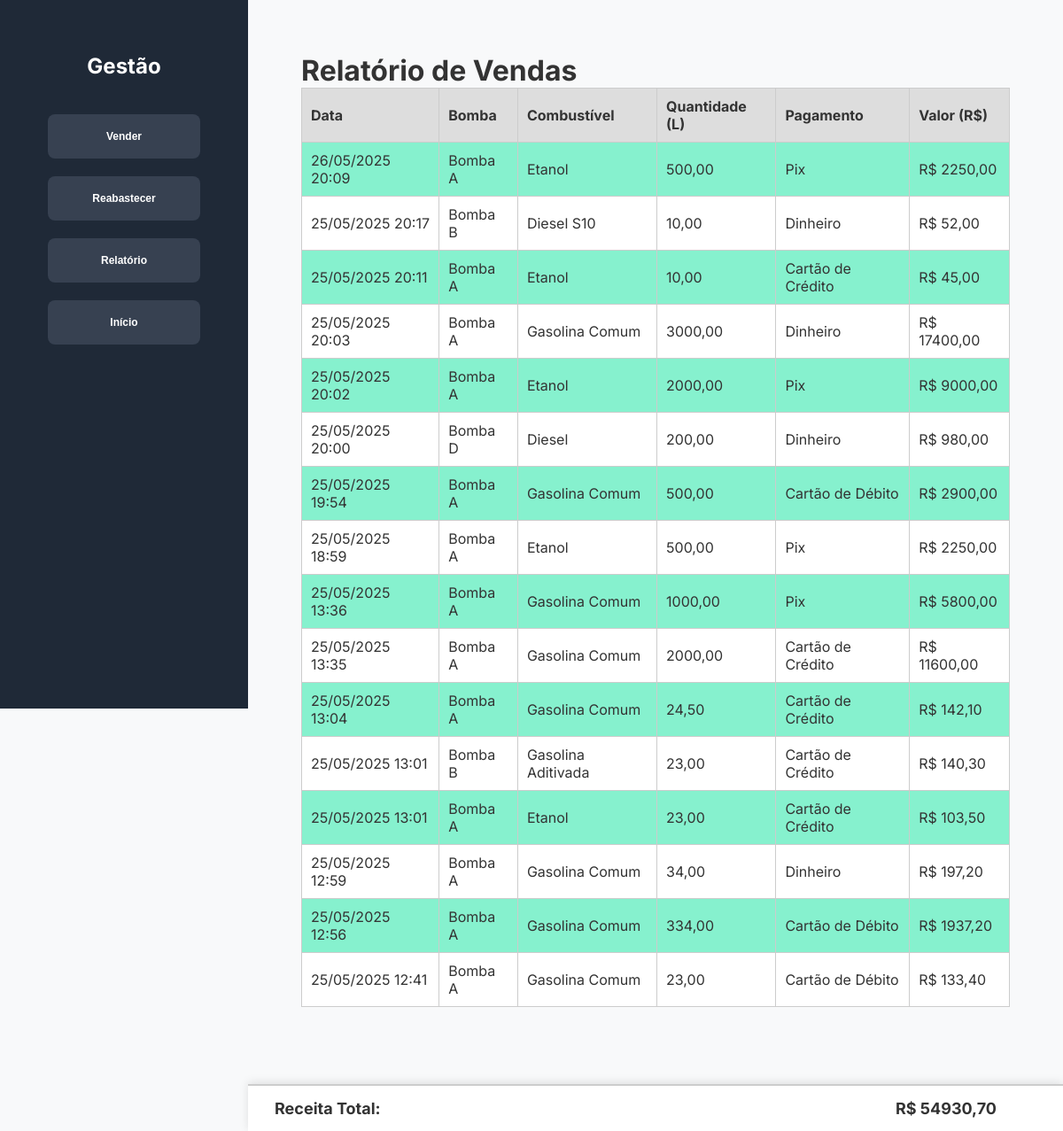
Page /relatorio on the earlier database version.
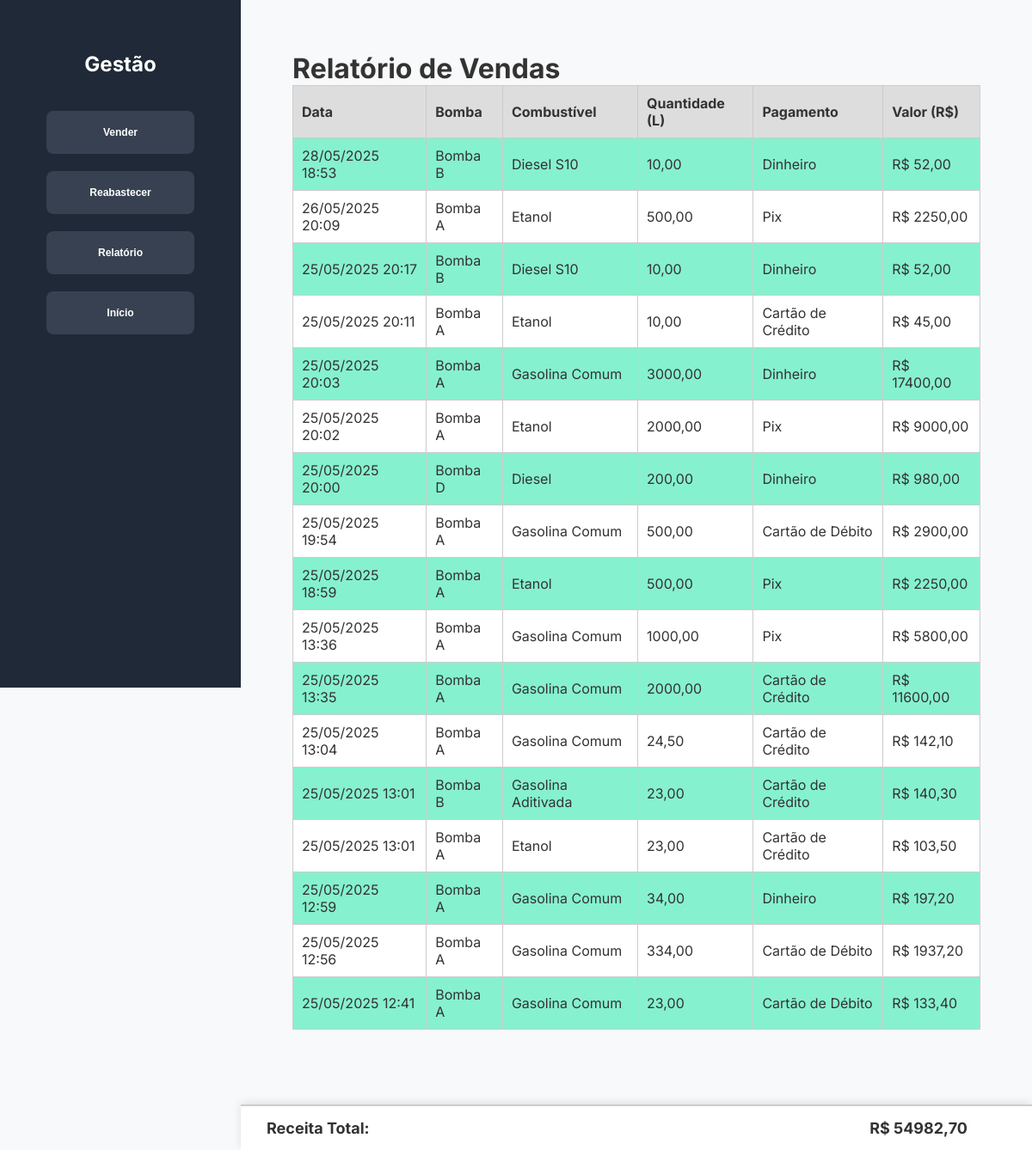
Same page on the later database version.
### gestaoPostoCombustivel/models.py (models this page shows, shortened)
class Venda(models.Model):
    bomba = models.ForeignKey(Bomba, on_delete=models.PROTECT)
    combustivel = models.ForeignKey(PrecoCombustivel, on_delete=models.PROTECT) # O tipo de combustível vendido
    quantidade = models.DecimalField(max_digits=10, decimal_places=2)
    pagamento = models.CharField(max_length=10, choices=PAGAMENTO_CHOICES)
    valor = models.DecimalField(max_digits=10, decimal_places=2) # Será calculado na view
    data = models.DateTimeField(auto_now_add=True)

class Bomba(models.Model):
    id_bomba = models.CharField(
        max_length=1,
        choices=BOMBA_IDENTIFICADORES,
        unique=True,
        primary_key=True
    )
    combustiveis_disponiveis = models.ManyToManyField(
        PrecoCombustivel,
        related_name='bombas_que_dispensam'
    )
    def __str__(self):
        return self.get_id_bomba_display()

class PrecoCombustivel(models.Model):
    id_combustivel = models.CharField(
        max_length=20,
        choices=TIPO_COMBUSTIVEL_CHOICES,
        unique=True,
        primary_key=True
    )
    preco_por_litro = models.DecimalField(max_digits=6, decimal_places=2)
    data_atualizacao = models.DateTimeField(auto_now=True)
    class Meta:
        verbose_name = "Combustível (Preço)"
        verbose_name_plural = "Combustíveis (Preços)"

### gestaoPostoCombustivel/views.py (the view)
# urls.py: path('relatorio', views.relatorio, name='relatorio'), # rota para a view relatorio
def relatorio(request):
    vendas = Venda.objects.select_related('bomba', 'combustivel').all().order_by('-data')
    receita_total = sum(venda.valor for venda in vendas) # sum() funciona com Decimal
    status_tanques = Tanque.objects.select_related('combustivel').all().order_by('combustivel__id_combustivel')
    context = {
        'vendas': vendas,
        'receita_total': receita_total,
        'status_tanques': status_tanques,
    }
    return render(request, 'relatorio.html', context)

### gestaoPostoCombustivel/templates/relatorio.html (shortened to what this page needs)
{% load static %}
<!DOCTYPE html>
<html lang="pt-br">
<head>
  <link rel="stylesheet" href="{% static 'assets/css/style.css' %}">
  <link rel="stylesheet" href="{% static 'assets/css/relatorio.css' %}">
</head>
<body>
  <div class="container">
    <aside class="sidebar">
      <h2 class="logo">Gestão</h2>
      <nav class="menu">
        <a href="{% url 'venda' %}">
          <button>Vender</button>
        </a>
        <a href="{% url 'reabastecer' %}">
          <button>Reabastecer</button>
        </a>
        <a href="{% url 'relatorio' %}">
          <button>Relatório</button>
        </a>
        <a href="{% url 'index' %}">
          <button>Início</button>
        </a>
      </nav>
    </aside>
    <div class="main-content">
      <h1>Relatório de Vendas</h1>
      {% if vendas %}
        <table class="tabela-vendas">
          <thead>
            <tr>
              <th>Data</th>
              <th>Bomba</th>
              <th>Combustível</th>
              <th>Quantidade (L)</th>
              <th>Pagamento</th>
              <th>Valor (R$)</th>
            </tr>
          </thead>
          <tbody>
            {% for venda in vendas %}
              <tr>
                <td>{{ venda.data|date:"d/m/Y H:i" }}</td>
                <td>{{ venda.bomba }}</td>
                <td>{{ venda.combustivel.get_id_combustivel_display }}</td>
                <td>{{ venda.quantidade }}</td>
                <td>{{ venda.get_pagamento_display }}</td>
                <td>R$ {{ venda.valor }}</td>
              </tr>
            {% endfor %}
          </tbody>
        </table>
        <div class="receita-total">
          <span>Receita Total:</span>
          <strong>R$ {{ receita_total }}</strong>
        </div>
      {% else %}
        <p>Nenhuma venda registrada até o momento.</p>
      {% endif %}
    </div>
  </div>
</body>
</html>

Differences in the rows shown:
added Venda: data "28/05/2025 18:53", bomba "Bomba B", combustivel.id_combustivel "Diesel S10", quantidade "10,00", pagamento "Dinheiro", valor "52,00"
Other differences:
{{ receita_total }}: "54930,70" → "54982,70"
